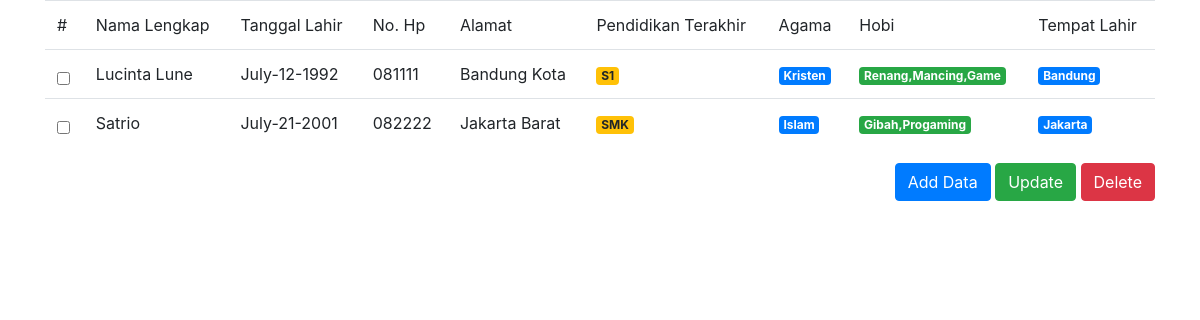
The page / on the database its author committed.
### tables this page shows
CREATE TABLE `biodata` (
  `id` int(5) NOT NULL,
  `full_name` varchar(50) DEFAULT NULL,
  `date_of_birth` date DEFAULT NULL,
  `place_of_birth` int(5) DEFAULT NULL,
  `phone_number` varchar(15) DEFAULT NULL,
  `address` text,
  `last_education` enum('SD','SMP','SMK','S1') DEFAULT NULL,
  `religion` enum('Islam','Kristen','Katolik') DEFAULT NULL,
  `hobbies` set('Renang','Mancing','Game','Gibah','Progaming') DEFAULT NULL
);

CREATE TABLE `cities` (
  `id` int(5) NOT NULL,
  `name` varchar(50) DEFAULT NULL
);

### function.php (called while the page is built, shortened)
<?php
$conn = mysqli_connect('localhost', 'root', '', 'dumbways');
$getData = mysqli_query($conn, "SELECT biodata.id, biodata.full_name, date_format(biodata.date_of_birth,'%M-%d-%Y') as date, biodata.phone_number, biodata.address, biodata.last_education, biodata.religion, biodata.hobbies, cities.name FROM cities JOIN biodata ON cities.id = biodata.place_of_birth");

### index.php (the view, shortened to what this page needs)
<?php
require 'function.php';
?>
<!DOCTYPE html>
<html lang="en">
<head>
    <link rel="stylesheet" href="https://stackpath.bootstrapcdn.com/bootstrap/4.3.1/css/bootstrap.min.css">
    <link rel="stylesheet" href="style.css">
</head>
<div class="container index">
    <form action="delete.php" method="post" id="delete_form">
        <table class="table">
            <thead class="thead-light">
                <tr>
                    <td>#</td>
                    <td>Nama Lengkap</td>
                    <td>Tanggal Lahir</td>
                    <td>No. Hp</td>
                    <td>Alamat</td>
                    <td>Pendidikan Terakhir</td>
                    <td>Agama</td>
                    <td>Hobi</td>
                    <td>Tempat Lahir</td>
                </tr>
            </thead>
            <tbody>
                <?php while ($row = mysqli_fetch_assoc($getData)) : ?>
                    <tr>
                        <td><input type="checkbox" name="checkbox[]" class="checkbox" value="<?= $row['id']; ?>" /></td>
                        <td><?= $row['full_name'] ?></td>
                        <td><?= $row['date'] ?></td>
                        <td><?= $row['phone_number'] ?></td>
                        <td><?= $row['address'] ?></td>
                        <td><span class="badge badge-warning"><?= $row['last_education'] ?></span></td>
                        <td><span class="badge badge-primary"><?= $row['religion'] ?></span></td>
                        <td><span class="badge badge-success"><?= $row['hobbies'] ?></span></td>
                        <td><span class="badge badge-primary"><?= $row['name'] ?></span></td>
                    </tr>
                <?php endwhile; ?>
            </tbody>
    </form>
    <footer class="float-right">
        <a href="input.php" class="btn btn-primary">Add Data</a>
        <a href="edit.php" class="btn btn-success">Update</a>
        <button type="submit" name="delete" id="delete" class="btn btn-danger btn-delete">Delete</button>
    </footer>
</div>
<body>
</body>
</html>

### style.css (style rules this page uses)
input { width: 13px; height: 13px; padding: 0; margin: 0; vertical-align: bottom; position: relative; top: -1px; *overflow: hidden; }

### rows shown on the page
biodata: full_name "Lucinta Lune", date "July-12-1992", phone_number "081111", address "Bandung Kota", last_education "S1", religion "Kristen", hobbies "Renang,Mancing,Game", place_of_birth.name "Bandung"
biodata: full_name "Satrio", date "July-21-2001", phone_number "082222", address "Jakarta Barat", last_education "SMK", religion "Islam", hobbies "Gibah,Progaming", place_of_birth.name "Jakarta"
